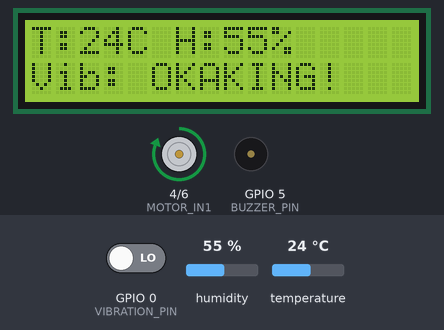
Simulated run of this sketch. Board: ESP32-C3. Parts: 16×2 character LCD, motor-driver pin pairs drawn as motors (green arrow = first pin HIGH = forward, orange = second pin HIGH = backward, longer = more drive), buzzer (waves = sounding, pin HIGH). Inputs (shaded band) come from the test bench; at power-on: GPIO 0 (VIBRATION_PIN) LOW, humidity 55 %, temperature 24 °C.

Above: at 1.2 s.
1.3 s: GPIO 0 (VIBRATION_PIN) driven HIGH
At 2.5 s:
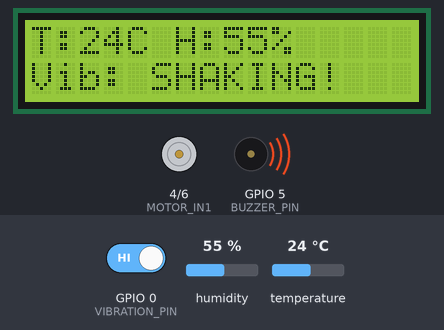
3.0 s: humidity set to 22 %
At 3.6 s:
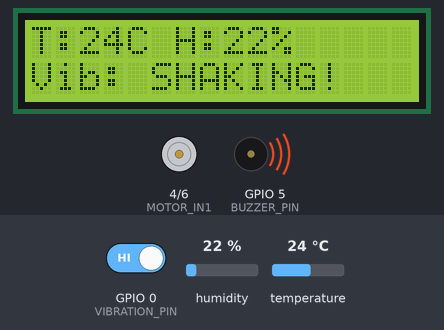
4.5 s: GPIO 0 (VIBRATION_PIN) driven LOW
At 6.4 s:
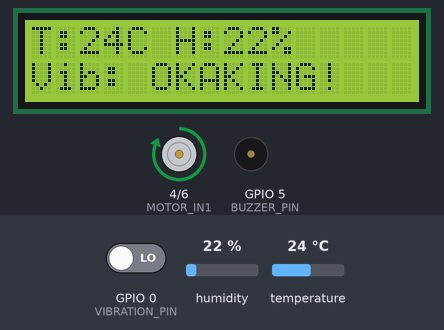
7.0 s: temperature set to 12 °C
At 8.4 s:
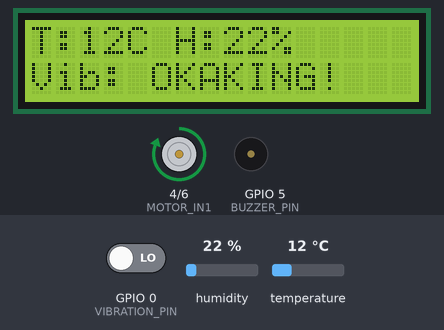
9.5 s: humidity set to 40 %
At 11.5 s:
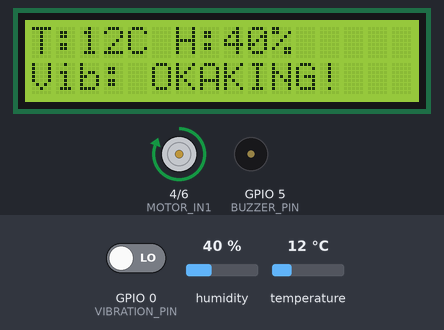
12.0 s: temperature set to 19 °C
At 13.5 s:
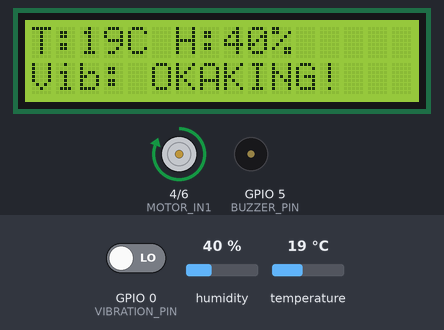
Timing chart, 0 to 15.0 s (numbered marks = the images above; inputs shaded):
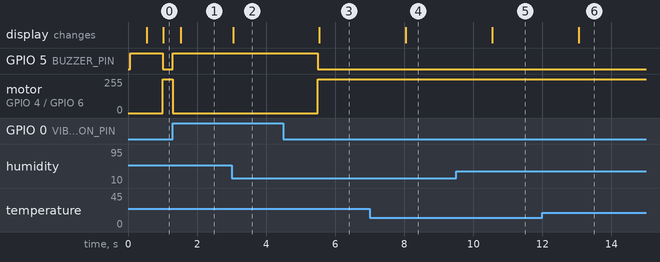

The sketch:

predicitvem.ino
```cpp
#include <Wire.h>
#include <LiquidCrystal_I2C.h>
#include <DHT.h>

#define VIBRATION_PIN   0   // Digital input from Vibration Sensor
#define DHT_PIN         1   // Digital data input from DHT11
#define MOTOR_IN1       4   // L298N IN1
#define BUZZER_PIN      5   // Active Buzzer (+)
#define MOTOR_IN2       6   // L298N IN2
#define I2C_SDA         8   // ESP32-C3 I2C SDA
#define I2C_SCL         9   // ESP32-C3 I2C SCL

// --- OBJECT DECLARATIONS ---
#define DHTTYPE DHT11
DHT dht(DHT_PIN, DHTTYPE);
LiquidCrystal_I2C lcd(0x27, 16, 2);

// Timers
unsigned long lastVibrationTime = 0;
unsigned long lastDisplayUpdate = 0;
const unsigned long HOLD_TIME_MS = 1000;
const unsigned long LCD_REFRESH_MS = 500;

void setup() {
  pinMode(VIBRATION_PIN, INPUT);
  pinMode(BUZZER_PIN, OUTPUT);
  pinMode(MOTOR_IN1, OUTPUT);
  pinMode(MOTOR_IN2, OUTPUT);

  digitalWrite(BUZZER_PIN, LOW);

  Wire.begin(I2C_SDA, I2C_SCL);
  Wire.setClock(100000);


  lcd.init();
  lcd.backlight();
  lcd.clear();
  dht.begin();


  digitalWrite(MOTOR_IN1, HIGH);
  digitalWrite(MOTOR_IN2, LOW);
}

void loop() {
  unsigned long currentMillis = millis();


  int vibrationState = digitalRead(VIBRATION_PIN);
  if (vibrationState == HIGH) {
    lastVibrationTime = currentMillis;
  }


  bool isShaking = (currentMillis - lastVibrationTime < HOLD_TIME_MS);

  if (isShaking) {
    digitalWrite(MOTOR_IN1, LOW);
    digitalWrite(MOTOR_IN2, LOW);
    digitalWrite(BUZZER_PIN, HIGH);
  } else {
    digitalWrite(MOTOR_IN1, HIGH);
    digitalWrite(MOTOR_IN2, LOW);
    digitalWrite(BUZZER_PIN, LOW);
  }


  if (currentMillis - lastDisplayUpdate >= LCD_REFRESH_MS) {
    lastDisplayUpdate = currentMillis;

    float tempC = dht.readTemperature();
    float humidity = dht.readHumidity();

    lcd.setCursor(0, 0);
    lcd.print("T:");
    lcd.print(isnan(tempC) ? 0 : (int)tempC);
    lcd.print("C H:");
    lcd.print(isnan(humidity) ? 0 : (int)humidity);
    lcd.print("%   ");

    lcd.setCursor(0, 1);
    if (isShaking) {
      lcd.print("Vib: SHAKING!");
    } else {
      lcd.print("Vib: OK");
    }
  }
}
```

Measured:
- after the input at 1.3 s, GPIO 5 (BUZZER_PIN): LOW → HIGH at once; motor on GPIO 4 (MOTOR_IN1) / GPIO 6 (MOTOR_IN2): forward 255/255 → stopped at once; the display: changes after 0.22 s (image 1)
- after the input at 3.0 s, the display: changes after 0.05 s (image 2)
- after the input at 4.5 s, GPIO 5 (BUZZER_PIN): HIGH → LOW after 1.0 s; motor on GPIO 4 (MOTOR_IN1) / GPIO 6 (MOTOR_IN2): stopped → forward 255/255 after 1.0 s; the display: changes after 1.0 s (image 3)
- after the input at 7.0 s, the display: changes after 1.0 s (image 4)
- after the input at 9.5 s, the display: changes after 1.0 s (image 5)
- after the input at 12.0 s, the display: changes after 1.0 s (image 6)
